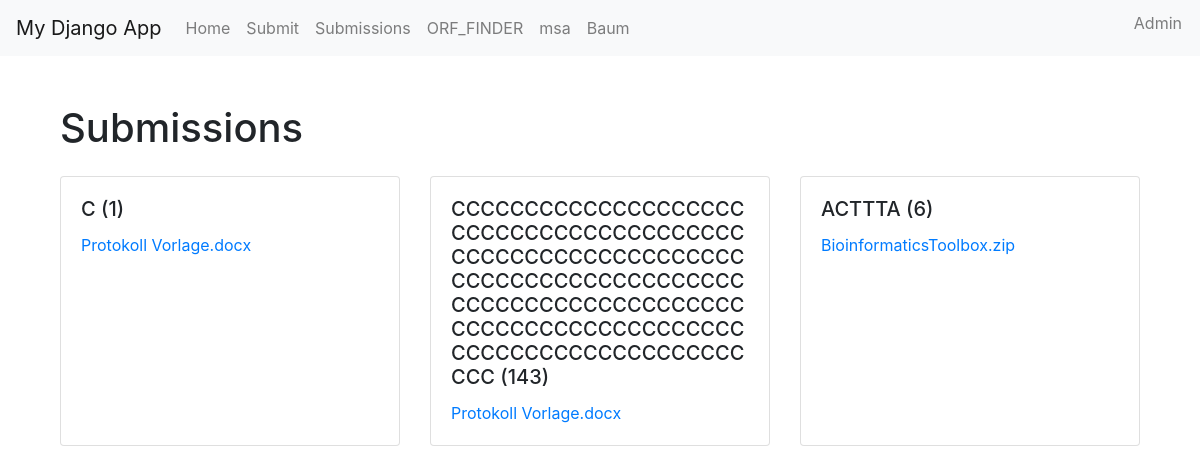
The app's page /submissions/ with its own data.
### sequencetools/models.py (models this page shows)
class SequenceSubmission(models.Model):
    text_input = models.TextField()
    file_upload = models.FileField()
    submission_date = models.DateTimeField(auto_now_add=True)

### sequencetools/views.py (the view)
# urls.py: path("submissions/", views.submissions, name="submissions"),
def submissions(request):
    return render(request, "submissions.html", context={"submissions": SubmissionRepository().get_all_submissions()})

### sequencetools/repo.py (called while the page is built)
    def get_all_submissions(self) -> QuerySet:
        return SequenceSubmission.objects.all()

### templates/submissions.html
{% extends 'base.html' %}
{% block content %}
<div class="container mt-5">
    <h1 class="mb-4">Submissions</h1>
    {% if submissions %}
        <div class="row">
            {% for submission in submissions %}
                <div class="col-md-4 mb-3">
                    <div class="card h-100">
                        <div class="card-body">
                            <h5 class="card-title">{{ submission.text_input|upper }} ({{ submission.text_input|length }}) </h5>
                            {% if submission.file_upload %}
                                <p class="card-text">
                                    <a href="{{ submission.file_upload.url }}" target="_blank">{{ submission.file_upload}}</a>
                                </p>
                            {% else %}
                                <p class="card-text text-muted">No file uploaded</p>
                            {% endif %}
                        </div>
                    </div>
                </div>
            {% endfor %}
        </div>
    {% else %}
        <p class="text-muted">No submissions available.</p>
    {% endif %}
</div>
{% endblock %}

### templates/base.html (shortened to what this page needs)
<!DOCTYPE html>
<html lang="en">
<head>
    <link rel="stylesheet" href="https://stackpath.bootstrapcdn.com/bootstrap/4.3.1/css/bootstrap.min.css" />
</head>
<body>
<nav class="navbar navbar-expand-lg navbar-light bg-light">
    <a class="navbar-brand" href="../">My Django App</a>
    <div class="collapse navbar-collapse" id="navbarNav">
        <ul class="navbar-nav">
            <li class="nav-item">
                <a class="nav-link" href="../home/">Home</a>
            </li>
            <li class="nav-item">
                <a class="nav-link" href="../submit/">Submit</a>
            </li>
            <li class="nav-item">
                <a class="nav-link" href="../submissions/">Submissions</a>
            </li>
            <li class="nav-item">
                <a class="nav-link" href="../ORF_FINDER/">ORF_FINDER</a>
            </li>
            <li class="nav-item">
                <a class="nav-link" href="../msa/">msa</a>
            </li>
            <li class="nav-item">
                <a class="nav-link" href="../Phylogenetischer_Baum/">Baum</a>
            </li>
            <li class="nav-item" style="position: Absolute; top: 3px; right: 10px; ">
                <a class="nav-link" href="../admin/">Admin</a>
            </li>
        </ul>
    </div>
</nav>
<div class="container">
    {% block content %}{% endblock %}
</div>
</body>
</html>

### records on screen
SequenceSubmission: text_input "C", text_input|length "1", file_upload "Protokoll Vorlage.docx"
SequenceSubmission: text_input "CCCCCCCCCCCCCCCCCCCCCCCCCCCCCCCCCCCCCCCCCCCCCCCCCCCCCCCCCCCCCCCCCCCCCCCCCCCCCCCCCCCCCCCCCCCCCCCCCCCCCCCCCCCCCCCCCCCCCCCCCCCCCCCCCCCCCCCCCCCCCCC", text_input|length "143", file_upload "Protokoll Vorlage.docx"
SequenceSubmission: text_input "ACTTTA", text_input|length "6", file_upload "BioinformaticsToolbox.zip"
